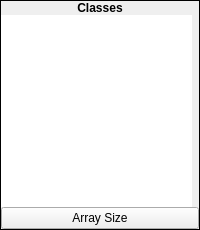
    <widget class="QFrame" name="frame_29">
     <property name="frameShape">
      <enum>QFrame::Box</enum>
     </property>
     <property name="frameShadow">
      <enum>QFrame::Plain</enum>
     </property>
     <layout class="QVBoxLayout" name="verticalLayout_105">
      <property name="spacing">
       <number>0</number>
      </property>
      <property name="margin">
       <number>0</number>
      </property>
      <item>
       <widget class="QLabel" name="label_99">
        <property name="sizePolicy">
         <sizepolicy hsizetype="Preferred" vsizetype="Fixed">
          <horstretch>0</horstretch>
          <verstretch>0</verstretch>
         </sizepolicy>
        </property>
        <property name="font">
         <font>
          <weight>75</weight>
          <bold>true</bold>
         </font>
        </property>
        <property name="text">
         <string>Classes</string>
        </property>
        <property name="alignment">
         <set>Qt::AlignCenter</set>
        </property>
       </widget>
      </item>
      <item>
       <widget class="QWidget" name="widget_51" native="true">
        <layout class="QVBoxLayout" name="verticalLayout_106">
         <property name="spacing">
          <number>0</number>
         </property>
         <property name="margin">
          <number>0</number>
         </property>
         <item>
          <widget class="QListWidget" name="lwClassList">
           <property name="sizePolicy">
            <sizepolicy hsizetype="Fixed" vsizetype="Preferred">
             <horstretch>0</horstretch>
             <verstretch>0</verstretch>
            </sizepolicy>
           </property>
           <property name="minimumSize">
            <size>
             <width>191</width>
             <height>0</height>
            </size>
           </property>
           <property name="maximumSize">
            <size>
             <width>191</width>
             <height>16777215</height>
            </size>
           </property>
           <property name="frameShape">
            <enum>QFrame::NoFrame</enum>
           </property>
           <property name="editTriggers">
            <set>QAbstractItemView::NoEditTriggers</set>
           </property>
           <property name="verticalScrollMode">
            <enum>QAbstractItemView::ScrollPerPixel</enum>
           </property>
          </widget>
         </item>
         <item>
          <widget class="QPushButton" name="bArraySize">
           <property name="text">
            <string>Array Size</string>
           </property>
          </widget>
         </item>
        </layout>
       </widget>
      </item>
     </layout>
    </widget>
